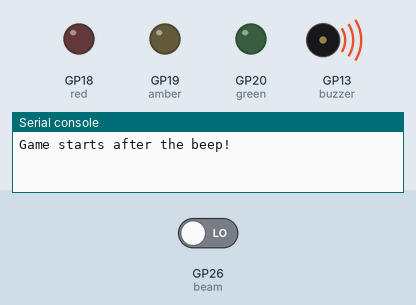
This program was run on a simulated Raspberry Pi Pico running MicroPython. On the bench: output pins drawn as LEDs (lit = HIGH), buzzer (waves = sounding), the last lines printed to the serial console. Inputs (shaded band) come from the test bench; at power-on: GP26 (beam) LOW. The clock reads 2024-03-15 10:24:30 at power-on unless the program sets it. At 32.2 s the program stops and its outputs stay as they are.

Above: at 0.1 s.
At 2.1 s:
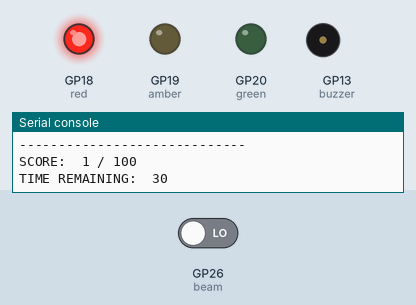
At 32.3 s:
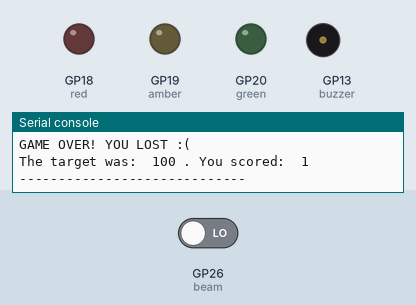
Timing chart, 0 to 33.7 s (numbered marks = the images above):
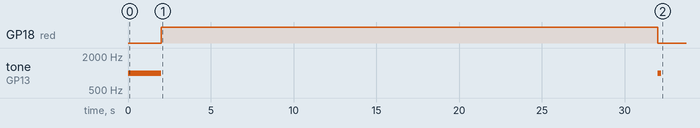

Measured:
- by itself, GP18 (red): LOW → HIGH at 2.0 s, → LOW 30.0 s later
- by itself, tone on GP13 (buzzer): silent → 1000 Hz at 0.00 s, → silent 2.0 s later, → 1000 Hz 30.0 s later, → silent 0.20 s later

The program:

break_beam_target_score_game.py
```python
from machine import Pin, PWM
import time, sys

# Set up the break beam pin
beam = Pin(26, Pin.IN, Pin.PULL_DOWN)

# Set up the buzzer
buzzer = PWM(Pin(13))
buzzer.freq(1000)
buzzer.duty_u16(0)

# Set up LEDs
red = Pin(18, Pin.OUT)
amber = Pin(19, Pin.OUT)
green = Pin(20, Pin.OUT)

# Initiate game variables
starttime = 0
timecheck = 0
scorecounter = 0
state = 0
targetscore = 100

print("Game starts after the beep!")

# Long beep signals game start
buzzer.duty_u16(10000)
time.sleep(2)
buzzer.duty_u16(0)

print("GO!")
print("-----------------------------")

# Store start time in epoch time
starttime = time.time()

while True:
    time.sleep(0.0001)

    # Check the elapsed seconds
    timecheck = time.time() - starttime

    if timecheck >= 30: #if 30 or more seconds passed

        # LEDs off
        red.value(0)
        amber.value(0)
        green.value(0)

        # Beep to signal game end
        buzzer.duty_u16(10000)
        time.sleep(0.2)
        buzzer.duty_u16(0)

        print("-----------------------------")
        print("GAME OVER! YOU LOST :(")
        print("The target was: ", targetscore, ". You scored: ", scorecounter)
        print("-----------------------------")

        # Exit program
        sys.exit()

    elif scorecounter >= targetscore: #If player hit the target score
        # LEDs off
        red.value(0)
        amber.value(0)
        green.value(0)

        # Beep to signal game end
        buzzer.duty_u16(10000)
        time.sleep(0.2)
        buzzer.duty_u16(0)

        print("-----------------------------")
        print("YOU WON!")
        print("You took ", timecheck, " seconds.")
        print("-----------------------------")

        sys.exit()

    elif state == 0 and beam.value() == 0: #if beam was broken increase score
        scorecounter += 1
        state = 1

        print("SCORE: ", scorecounter, "/", targetscore)
        print("TIME REMAINING: ", (30 - timecheck))

        if scorecounter < (targetscore / 100 * 33): #if target score less than 33%
            # Red LED on
            red.value(1)
            amber.value(0)
            green.value(0)

        elif (targetscore / 100 * 33) < scorecounter < (targetscore / 100 * 66):
            # Amber LED on
            red.value(0)
            amber.value(1)
            green.value(0)

        elif scorecounter > (targetscore / 100 * 66):
            # Green LED on
            red.value(0)
            amber.value(0)
            green.value(1)

    elif state == 1 and beam.value() == 1: #when beam restored change back state
        state = 0
```
